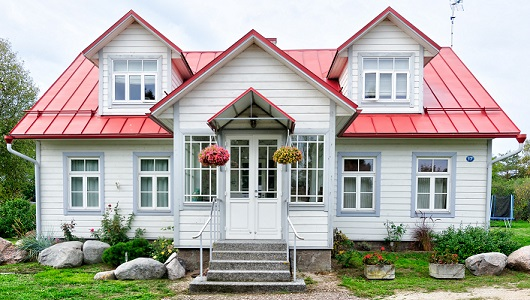
#> input picture image_processing_files/house.jpg, 530 x 300 px, found by its file name
$ python histogram.py
#> lines starting #> are read from the running program, lines starting #| are printed output that depends on the picture
import cv2 as cv
import numpy as np
import matplotlib.pyplot as plt


path1 = r"Fundamentals-of-Computer-Vision-using-openCV\image_processing_files\house.jpg"
path2 = r"Fundamentals-of-Computer-Vision-using-openCV\image_processing_files\road.jpg"

img = cv.imread(path1)
#> img is the input picture: shape (300, 530, 3); mean B, G, R 160.2, 167.9, 170.2
image = cv.imread(path2)
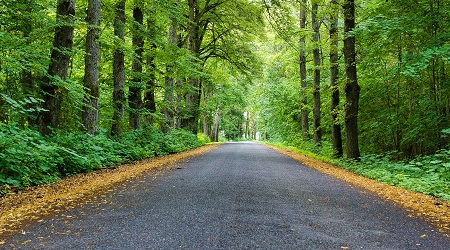
#> input picture image_processing_files/road.jpg, 450 x 250 px, found by its file name
#> image is the input picture: shape (250, 450, 3); mean B, G, R 61.6, 111, 89.5

cv.imshow("original image",image)

gray = cv.cvtColor(img,cv.COLOR_BGR2GRAY,cv.BORDER_DEFAULT)
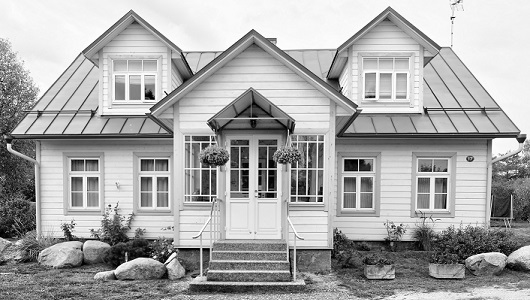
#> gray: shape (300, 530); min 0, max 255, mean 167.7
# cv.imshow("grayScale image",gray)
# (b,g,r) =  cv.split(img)

colors = ['r','g','b']
for i, col in enumerate(colors):
    hist = cv.calcHist([image],[i],None,[256],[0,256])
    plt.plot(hist,color=col)
    plt.title('Histogram')
    plt.xlabel('hist --> (bins)')
    plt.ylabel('# of pixals')
    plt.xlim([0,256])


plt.show()
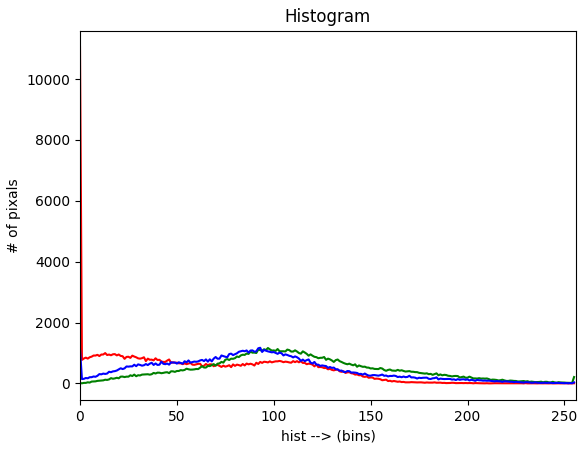
#> figure drawn by matplotlib, 1 panel; curve peaks at x = 0, y = 11043; curve peaks at x = 97, y = 1163; curve peaks at x = 93, y = 1171

# [9 lines of commented-out code are left out]
